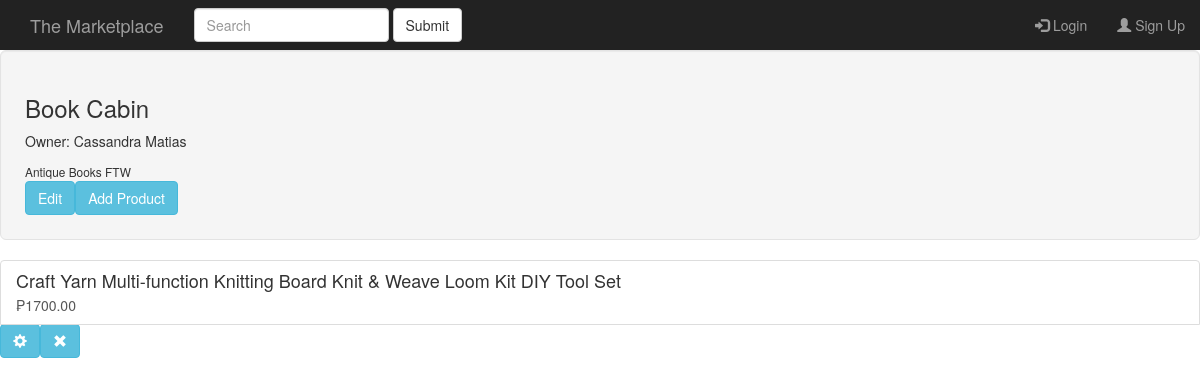
The app's page /securde/shop.php?shop=1, older data.
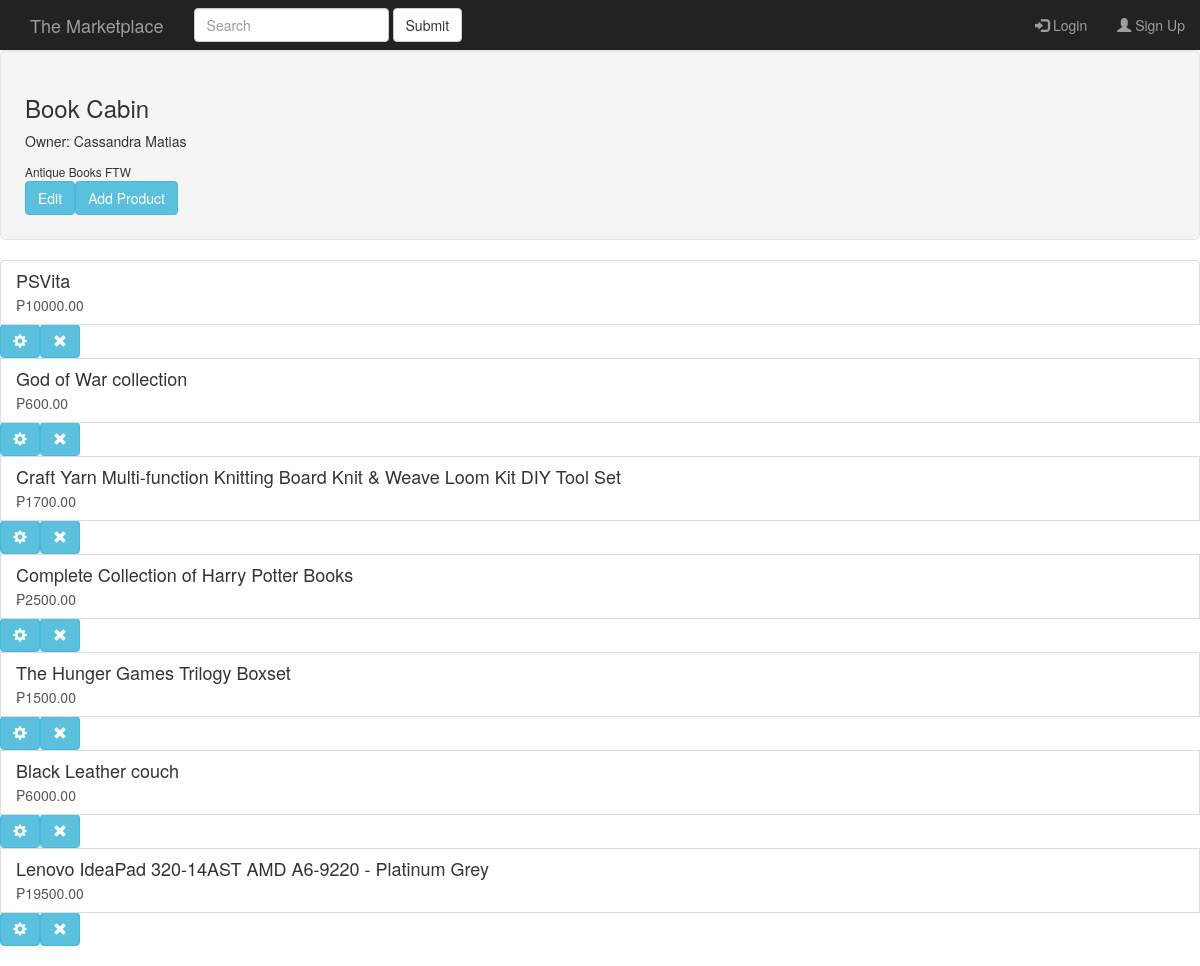
The same page, newer data.
### tables this page shows
CREATE table products(
	p_id INT AUTO_INCREMENT NOT NULL,
    seller INT NOT NULL,
    title VARCHAR(100) NOT NULL,
    price decimal(8,2) NOT NULL,
    description TEXT NULL,
    p_type INT NOT NULL,
    state INT NOT NULL,
    
    CONSTRAINT provider
		FOREIGN KEY (seller) 
        REFERENCES `shops`(`s_id`),
        
	CONSTRAINT state
		FOREIGN KEY(state)
        REFERENCES p_status(st_id),
        
    PRIMARY KEY (p_id)
);

### securde/shop.php (the view, shortened to what this page needs)
<?php
	include_once 'header.php';
	$seller = $_SESSION["shop"];
	$get_shopinfo = "SELECT shop_name, description,firstname, lastname from shops s, users u, user_shops us WHERE s.s_id = us.s_id AND u.id=us.id AND us.s_id =".$seller;
	$acquire_products = "SELECT * from products WHERE seller=".$seller;
	$result = $conn->query($get_shopinfo);
	$count = mysqli_num_rows($result);
	$row = null;
	if($count == 1){
		$row = $result->fetch_assoc();
	}
	$s_name = $row["shop_name"];
	$s_desc = $row["description"];
	$s_owner = $row["firstname"]." ".$row["lastname"];
	echo "<div class='well well-lg'>";
	echo "<h3 class='text-left'>".$s_name."</h3>";
	echo "<p class='float-right'>Owner: ".$s_owner."</p>";
	echo "<small>".$s_desc."</small><br>";
	echo "<a href='#shopEditModal' class='btn btn-info' role='button' data-toggle='modal'>Edit</a><a href='#shopAddModal' class='btn btn-info' role='button' data-toggle='modal'>Add Product</a>" ;
	echo "</div>";
?>
<?php
	$result = $conn->query($acquire_products);
	$count = mysqli_num_rows($result);
	if($count >= 1){
		echo "<div class='list-group'>";
			while($row = $result->fetch_assoc()) {
				echo "<a href='product.php?title=".$row["p_id"]."' class='list-group-item'>";
				echo "<h4 class='list-group-item-heading'>".$row["title"]."</h4>";
				echo "<p class='list-group-item-text'>₱".$row["price"]."</p>";
				echo "<a href='#editModal' class='btn btn-info' role='button' data-toggle='modal'><span class='glyphicon glyphicon-cog'></span></a>" ;
				echo "<a href='#deleteModal' class='btn btn-info' role='button' data-toggle='modal'><span class='glyphicon glyphicon-remove'></span></a>";
				echo "</a>";
?>
<?php
			}
			echo "</div>";
		} else {
			echo "<p class='bg-warning text-center'>No products to display</p>";
		}
?>
<?php
	include 'footer.php';
?>

Row changes from the older to the newer data that the page shows:
now on this page (row edited): products: title "PSVita", price "10000.00"
now on this page (row edited): products: title "God of War collection", price "600.00"
now on this page (row edited): products: title "Complete Collection of Harry Potter Books", price "2500.00"
now on this page (row edited): products: title "The Hunger Games Trilogy Boxset", price "1500.00"
now on this page (row edited): products: title "Black Leather couch", price "6000.00"
now on this page (row edited): products: title "Lenovo IdeaPad 320-14AST AMD A6-9220 - Platinum Grey", price "19500.00"
